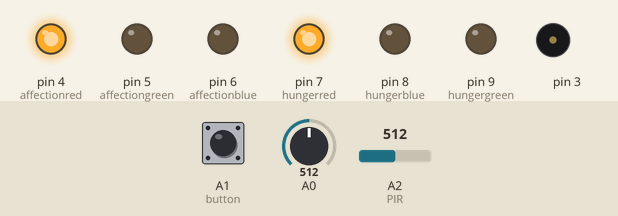
The sketch below on a simulated Arduino Uno, built with avr-gcc and run on an emulated ATmega328P. Parts: output pins drawn as LEDs (lit = HIGH), buzzer (waves = sounding). Inputs (shaded band) come from the test bench; at power-on: A0 = 512, A1 (button) LOW, A2 (PIR) = 512. Pins used as bus, display or sensor lines are not drawn.

Above: at 1.2 s.
1.3 s: A0 set to 56
4.3 s: A0 set to 46
At 4.8 s:
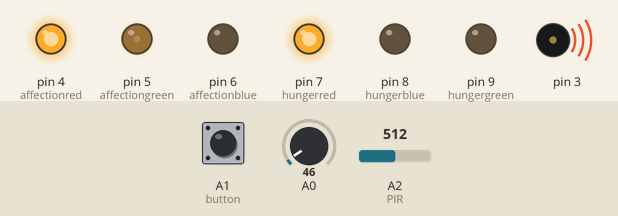
At 19.5 s:
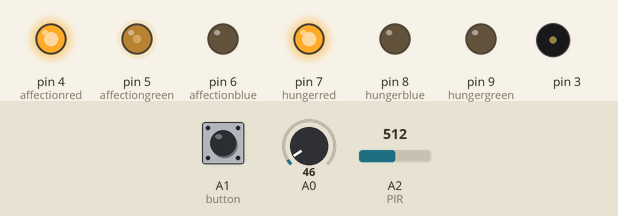
Timing chart, 0 to 24.2 s (numbered marks = the images above; inputs shaded):
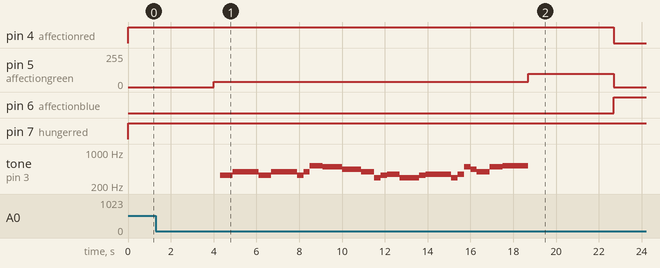

Measured:
- the behaviour switches between 51 and 50 on A0 (found by bisection; images 0 and 1)
- after the input at 4.3 s, pin 4 (affectionred): HIGH → LOW after 18.4 s instead of 7.7 s; tone on pin 3: plays 330 Hz for 0.60 s, 392 Hz for 1.2 s, 330 Hz for 0.60 s, 392 Hz for 1.2 s, 330 Hz for 0.30 s, 392 Hz for 0.30 s … (23 notes in this stretch), starting at once

The sketch:

PetBox.ino
```cpp
//PetBox.c

/*This program controls an interactive pet box that must be fed, given attention, and put to bed
to keep its mood positive. Failure to do so can result in negative effects such as sad moods and tantrums*/

#include "Sleep.h" //include custom header file with song function
#include "Hunger.h"
#include "Affection.h"
#include "Tantrum.h"

int lightSensor=A0; //define light sensor pin
int speaker=3; //define speaker pin
int button=A1;
int PIR=A2;
int hungerred=7;
int hungergreen=9;
int hungerblue=8;
int affectionred=4;
int affectiongreen=5;
int affectionblue=6;
int sleepred=10;
int sleepgreen=11;
int sleepblue=12;
int tantrumpin=2;

void setup() {
  pinMode(button,INPUT);
  pinMode(hungerred,OUTPUT);
  pinMode(hungergreen,OUTPUT);
  pinMode(hungerblue,OUTPUT);
  pinMode(PIR,INPUT);
  pinMode(affectionred,OUTPUT);
  pinMode(affectiongreen,OUTPUT);
  pinMode(affectionblue,OUTPUT);
  pinMode(sleepred,OUTPUT);
  pinMode(sleepgreen,OUTPUT);
  pinMode(sleepblue,OUTPUT);
}

void loop() {
  playSong(&lightSensor,&speaker); //use song function from header file. & for memory address
  SleepMeter(&lightSensor,&sleepred,&sleepgreen,&sleepblue);
  Hunger(&button,&hungerred,&hungergreen,&hungerblue);
  Affection(&PIR,&affectionred,&affectiongreen,&affectionblue);
  Tantrum(&tantrumpin);
}
```

Affection.h
```cpp
#ifndef _AFFECTIONH_
#define _AFFECTIONH_

int affectionIncrement=0;
unsigned long previouspet=0;
unsigned long previousaffection=0;
const long petinterval=4000;
const long affectioninterval=8000;


void Affection(int *PIR, int *affectionred, int *affectiongreen, int *affectionblue);
int AffectionLevel(int affectionIncrement);

void Affection(int *PIR, int *affectionred, int *affectiongreen, int *affectionblue)
{
  unsigned long currenttime=millis();
  if(analogRead(*PIR)>=100 && affectionIncrement<=3 && currenttime-previouspet>=petinterval)
  {
    previouspet=currenttime;
    affectionIncrement++;
    if(affectionIncrement>=4)
    {
      affectionIncrement=4;
    }
  }
  if(analogRead(*PIR)<100 && currenttime-previousaffection>=affectioninterval && affectionIncrement>=0 && currenttime-previouspet>=affectioninterval)
  {
    previouspet=currenttime;
    affectionIncrement--;
    if(affectionIncrement<=0)
    {
      affectionIncrement=0;
    }
  }
  switch(affectionIncrement)
  {
    case 0:
    digitalWrite(*affectionred,HIGH);
    digitalWrite(*affectiongreen,LOW);
    digitalWrite(*affectionblue,LOW);
    break;

    case 1:
    digitalWrite(*affectionred,HIGH);
    analogWrite(*affectiongreen,40);
    digitalWrite(*affectionblue,LOW);
    break;

    case 2:
    digitalWrite(*affectionred,HIGH);
    analogWrite(*affectiongreen,100);
    digitalWrite(*affectionblue,LOW);
    break;

    case 3:
    digitalWrite(*affectionred,LOW);
    digitalWrite(*affectiongreen,LOW);
    digitalWrite(*affectionblue,HIGH);
    break;

    case 4:
    digitalWrite(*affectionred,LOW);
    digitalWrite(*affectiongreen,HIGH);
    digitalWrite(*affectionblue,LOW);
    break;
  }
}

int AffectionLevel(void)
{
  return affectionIncrement;
}

#endif
```

Hunger.h
```cpp
#ifndef _HUNGERH_
#define _HUNGERH_

#include "debouncer.h"

int increment=0;
unsigned long previousfeed=0;
unsigned long previousdec=0;
const long eatinterval=2000;
const long interval=4000;
boolean lastbutton=LOW;
boolean currentbutton=LOW;

void Hunger(int *button, int *hungerred, int *hungergreen, int *hungerblue);

void Hunger(int *button, int *hungerred, int *hungergreen, int *hungerblue)
{
  currentbutton=debouncehunger(lastbutton,button);
  unsigned long current=millis();
  if(lastbutton==LOW && currentbutton==HIGH && increment<=3 && current-previousfeed>=eatinterval)
  {
    previousfeed=current;
    increment++;
    if(increment>=4)
    {
      increment=4;
    }
  }
  if(currentbutton==LOW && current-previousdec>=interval && increment>=0 && current-previousfeed>=interval)
  {
    previousdec=current;
    increment--;
    if(increment<=0)
    {
      increment=0;
    }
  }
  switch(increment)
  {
    case 0:
    digitalWrite(*hungerred,HIGH);
    digitalWrite(*hungergreen,LOW);
    digitalWrite(*hungerblue,LOW);
    break;

    case 1:
    digitalWrite(*hungerred,HIGH);
    analogWrite(*hungergreen,40);
    digitalWrite(*hungerblue,LOW);
    break;

    case 2:
    digitalWrite(*hungerred,HIGH);
    analogWrite(*hungergreen,100);
    digitalWrite(*hungerblue,LOW);
    break;

    case 3:
    digitalWrite(*hungerred,LOW);
    digitalWrite(*hungergreen,LOW);
    digitalWrite(*hungerblue,HIGH);
    break;

    case 4:
    digitalWrite(*hungerred,LOW);
    digitalWrite(*hungergreen,HIGH);
    digitalWrite(*hungerblue,LOW);
    break;
  }
  lastbutton=currentbutton;
}

int HungerLevel(void);

int HungerLevel(void)
{
  return increment;
}

#endif
```

Sleep.h
```cpp
//sleepysongs.h
/*This header file contains the function that controls the pet's musical
reaction to darkness and light.*/
#ifndef _SLEEPH_
#define _SLEEPH_

#include "pitches.h" //include header file containing pitches

//Initialize variables
int currentstate=1;
int k=0;
int val=0;
unsigned long previousSleepTime=0;
int sleepVal=4;
unsigned long previousSongTime=0;

//Array of pitches for lullaby, which will play when the pet is "put to bed"
//Composer: Johannes Brahms'
//Piece: "Guten Abend, gute Nacht" aka "Brahms' Lullaby" aka "Cradle Song"; Op. 49, No. 4
int LullabyNotes[]={
  e4,e4,g4,e4,e4,g4,e4,g4,c5,b4,a4,a4,g4,d4,e4,f4,d4,d4,e4,f4,d4,f4,b4,a4,g4,b4,c5
};
//Array of beats for lullaby
//1=8th note, 2=quarter note, 3=dotted quarter note, 4=half note (3/4 meter)
double LullabyRhythm[]={
  1,1,4,1,1,4,1,1,2,3,1,2,2,1,1,2,2,1,1,4,1,1,1,1,2,2,4
};

//Array of pitches for morning song, which plays after the pet is "woken up"
//Composer: Edvard Grieg
//Piece: "Morgenstemming" aka "Morning Mood" from Peer Gynt, Op. 23 and Peer Gynt Suite No. 1, Op.46
int MorningNotes[]={
  d5,b4,a4,g4,a4,b4,d5,b4,a4,g4,a4,b4,a4,b4,d5,b4,d5,e5,b4,e5,d5,b4,a4,g4
};
//Array of beats for morning song
//1=16th note, 2=8th note, 6=dotted half note (6/8 meter)
double MorningRhythm[]={
  2,2,2,2,2,2,2,2,2,2,1,1,1,1,2,2,2,2,2,2,2,2,2,6
};

//Function prototype. Note the pointers
void playSong(int *sensorPin, int *musicPin);
void sleepMeter(int *sensorPin, int *redLEDsleep, int *greenLEDsleep, int *blueLEDsleep);


void playSong(int *sensorPin, int *musicPin) //begin function
{
  int val=analogRead(*sensorPin); //read sensor pin
  //val<=100 ensures song plays when dark, and using currentstate prevents it from playing continuously
  //k allows iteration through arrays
  while(val<=50 && currentstate==1 && k<=sizeof(LullabyNotes))
  {
    unsigned long currentSongTime=millis();
    double noteDuration=(300*LullabyRhythm[k]); //set note duration
    tone(*musicPin,LullabyNotes[k]); //produce tone
    delay(noteDuration);
    noTone(*musicPin);
    k++;

    val=analogRead(*sensorPin); //read the light sensor again

    //loop continues until k reaches the end of note array or the sensor is exposed to light
    if(k==28 || val>50)
    {
      k=0; //reset k
      currentstate=2; //set currentstate to 2 so that lullaby will not play continously
      noTone(*musicPin); //turn off sound
      previousSleepTime=millis();
      break;
    }
  }

  //This loop will continue while sensor is exposesd to light and while currentstate is equal to 2
  while(val>50 && currentstate==2 && k<=sizeof(MorningNotes))
  {
    unsigned long currentSongTime=millis();
    double noteDuration=(180*MorningRhythm[k]); //set note duration for morning song
    tone(*musicPin,MorningNotes[k]); //generate tone
    delay(noteDuration);
    noTone(*musicPin);
    k++;
    val=analogRead(*sensorPin); //read sensor again

    //Once end of array is reached or sensor is covered, loop ends
    if(k==25 || val<=50)
    {
      k=0; //reset k
      currentstate=1; //set currentstate to 1 so loop will not continue to repeat
      noTone(*musicPin); //turn off sound
      previousSleepTime=millis();
      break;
    }
  }
}

void SleepMeter(int *sensorPin, int *redLEDsleep, int *greenLEDsleep, int *blueLEDsleep)
{
  int lightval=analogRead(*sensorPin);
  unsigned long currentSleepTime=millis();
  if(lightval<=50 && currentSleepTime-previousSleepTime>=4000 && sleepVal<4)
  {
    previousSleepTime=currentSleepTime;
    sleepVal++;
  }
  if(lightval>50 && currentSleepTime-previousSleepTime>=8000 && sleepVal>0)
  {
    previousSleepTime=currentSleepTime;
    sleepVal--;
  }
  switch(sleepVal)
  {
    case 0:
    digitalWrite(*redLEDsleep,HIGH);
    digitalWrite(*greenLEDsleep,LOW);
    digitalWrite(*blueLEDsleep,LOW);
    break;

    case 1:
    digitalWrite(*redLEDsleep,HIGH);
    analogWrite(*greenLEDsleep,40);
    digitalWrite(*blueLEDsleep,LOW);
    break;

    case 2:
    digitalWrite(*redLEDsleep,HIGH);
    analogWrite(*greenLEDsleep,100);
    digitalWrite(*blueLEDsleep,LOW);
    break;

    case 3:
    digitalWrite(*redLEDsleep,LOW);
    digitalWrite(*greenLEDsleep,LOW);
    digitalWrite(*blueLEDsleep,HIGH);
    break;

    case 4:
    digitalWrite(*redLEDsleep,LOW);
    digitalWrite(*greenLEDsleep,HIGH);
    digitalWrite(*blueLEDsleep,LOW);
    break;
  }
}

int SleepLevel(void);

int SleepLevel(void)
{
  return sleepVal;
}

#endif
```

Tantrum.h
```cpp
#include "Hunger.h"
#include "Affection.h"
#include "Sleep.h"

void Tantrum(int *tantrumLED);

void Tantrum(int *tantrumLED)
{
  if(HungerLevel()==0 && SleepLevel()==0 && AffectionLevel()==0)
  {
    digitalWrite(*tantrumLED,HIGH);
    //break;
  }
  else
  {
    digitalWrite(*tantrumLED,LOW);
  }
}
```

debouncer.h
```cpp
#ifndef _DEBOUNCERH_
#define _DEBOUNCERH_

boolean debouncehunger(boolean last, int *button)
{
  boolean current=digitalRead(*button);
  if (last!=current)
  {
    delay(5);
    current=digitalRead(*button);
  }
  return current;
}

#endif
```

pitches.h
```cpp
//Pitches.h
//This header file simply stores all the frequencies for notes

#define b0  31
#define c1  33
#define cs1 35
#define d1  37
#define ds1 39
#define e1  41
#define f1  44
#define fs1 46
#define g1  49
#define gs1 52
#define a1  55
#define as1 58
#define b1  62
#define c2  65
#define cs2 69
#define d2  73
#define ds2 78
#define e2  82
#define f2  87
#define fs2 93
#define g2  98
#define gs2 104
#define a2  110
#define as2 117
#define b2  123
#define c3  131
#define cs3 139
#define d3  147
#define ds3 156
#define e3  165
#define f3  175
#define fs3 185
#define g3  196
#define gs3 208
#define a3  220
#define as3 233
#define b3  247
#define c4  262
#define cs4 277
#define d4  294
#define ds4 311
#define e4  330
#define f4  349
#define fs4 370
#define g4  392
#define gs4 415
#define a4  440
#define as4 466
#define b4  494
#define c5  523
#define cs5 554
#define d5  587
#define ds5 622
#define e5  659
#define f5  698
#define fs5 740
#define g5  784
#define gs5 831
#define a5  880
#define as5 932
#define b5  988
#define c6  1047
#define cs6 1109
#define d6  1175
#define ds6 1245
#define e6  1319
#define f6  1397
#define fs6 1480
#define g6  1568
#define gs6 1661
#define a6  1760
#define as6 1865
#define b6  1976
#define c7  2093
#define cs7 2217
#define d7  2349
#define ds7 2489
#define e7  2637
#define f7  2794
#define fs7 2960
#define g7  3136
#define gs7 3322
#define a7  3520
#define as7 3729
#define b7  3951
#define c8  4186
#define cs8 4435
#define d8  4699
#define ds8 4978
```
